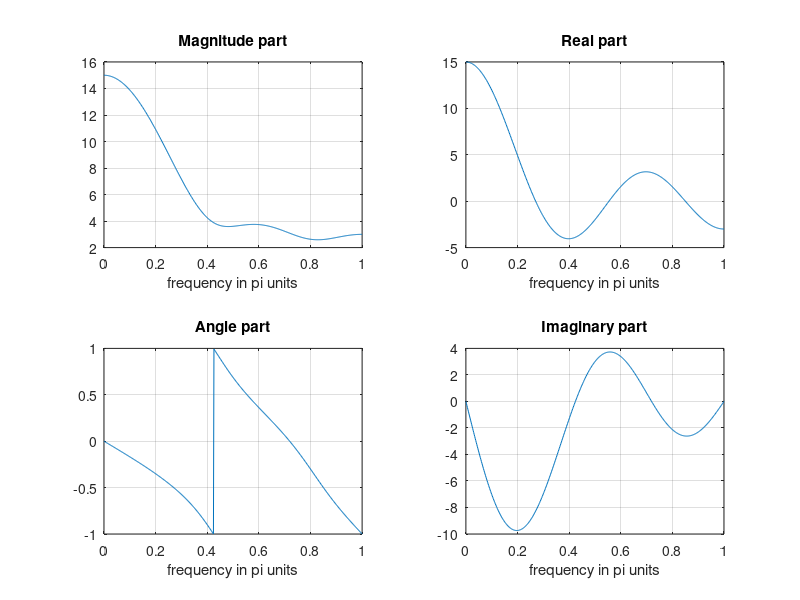

The MATLAB script that drew this image:
n = -1:3;
x = 1 : 5;
k = 0 : 500;
w = (pi / 500) * k;
X = x * (exp(-j * pi / 500)) .^ (n' * k);
magX = abs(X);
angX = angle(X);
realX = real(X);
imagX = imag(X);

subplot(2,2,1); plot(k/500, magX); grid
xlabel('frequency in pi units'); title('Magnitude part')

subplot(2,2,3); plot(k/500, angX/pi); grid
xlabel('frequency in pi units'); title('Angle part')

subplot(2,2,2); plot(k/500, realX); grid
xlabel('frequency in pi units'); title('Real part')

subplot(2,2,4); plot(k/500, imagX); grid
xlabel('frequency in pi units'); title('Imaginary part')
